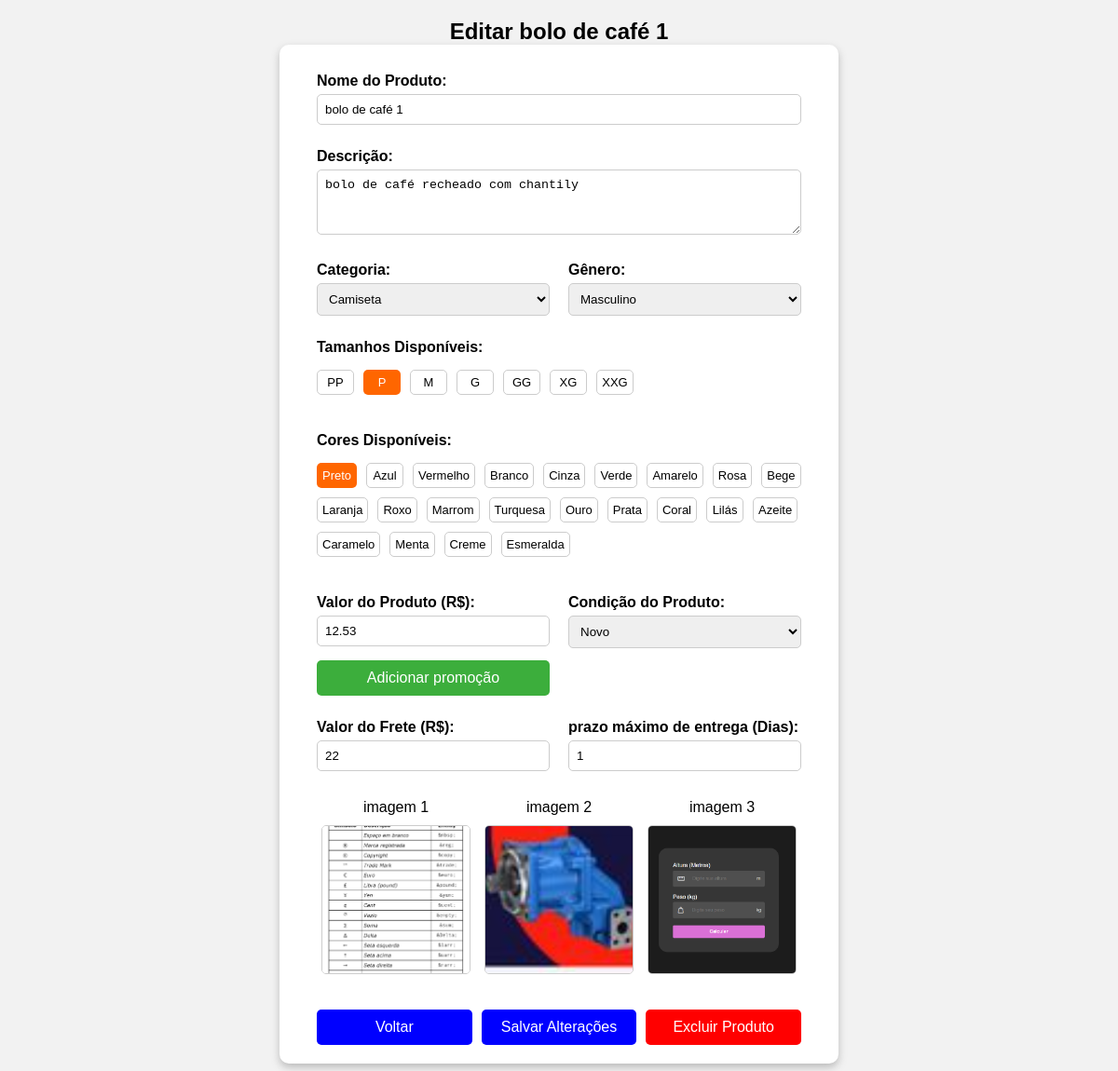
Screenshot of /marketplace/vendedor/produtos/editarForm.php?id_produto=18 (signed in) with the database file from the repository.
### tables this page shows
CREATE TABLE IF NOT EXISTS `produtos` (
  `id` int NOT NULL AUTO_INCREMENT,
  `id_vendedor` int NOT NULL,
  `produto_nome` varchar(180) NOT NULL,
  `categoria` varchar(20) NOT NULL,
  `genero` varchar(9) NOT NULL,
  `condicao` varchar(8) NOT NULL,
  `cores_disponiveis` varchar(1000) NOT NULL,
  `tamanhos_disponiveis` varchar(1000) NOT NULL,
  `descricao` varchar(300) NOT NULL,
  `preco` decimal(10,2) NOT NULL,
  `frete` double(10,2) NOT NULL,
  `quantidade_vendas` int NOT NULL,
  `data_inicio_promocao` date NOT NULL,
  `data_final_promocao` date NOT NULL,
  `valor_promocao` decimal(10,2) NOT NULL,
  `prazo_entrega` int NOT NULL,
  `foto_1` varchar(250) NOT NULL,
  `foto_2` varchar(250) NOT NULL,
  `foto_3` varchar(250) NOT NULL,
  PRIMARY KEY (`id`)
);

### marketplace/vendedor/produtos/editarForm.php (the view, shortened to what this page needs)
<?php
    include_once"../../conexao.php";
    $id = $_GET['id_produto'];
    $sql = $conexao->prepare("SELECT * FROM produtos WHERE id = ?");
    $sql->bind_param('i', $id);
    $sql -> execute();
    $resultado = $sql->get_result();
    $dados = $resultado->fetch_assoc();
    $finalPromo = date('d/m/Y', strtotime($dados['data_final_promocao']));
?>
<!DOCTYPE html>
<html lang="pt-BR">
<head>
    <link rel="stylesheet" href="style.css">
</head>
<body>
    <div class="container">
        <h2>Editar <?=$dados['produto_nome']?></h2>
        <form id="formularioEditado">
            <div class="infosContainer">
                <p>
                    <label for="nome">Nome do Produto:</label>
                    <input type="text" id="nome" name="nome" class="avisoErro" value="<?=$dados['produto_nome']?>">
                </p>
                <p>
                    <label for="descricao">Descrição:</label>
                    <textarea id="descricao" name="descricao" class="avisoErro"><?=$dados['descricao']?></textarea>
                </p>
                <div class="group">
                    <p>
                        <label for="categoria">Categoria:</label>
                        <select id="categoria" name="categoria">
                            <option value="camisetas" <?= $dados['categoria'] == 'camisetas' ? 'selected' : '' ?>>Camiseta</option>
                        </select>
                    </p>
                    <p>
                        <label for="genero">Gênero:</label>
                        <select id="genero" name="genero">
                            <option value="masculino" <?= $dados['genero'] == 'masculino' ? 'selected' : '' ?>>Masculino</option>
                        </select>
                    </p>
                </div>
                <p>
                    <label>Tamanhos Disponíveis:</label>
                    <div class="opcoes-container" id="tamanhos-container" class="avisoErro">
                    </div>
                </p>
                <p>
                    <label>Cores Disponíveis:</label>
                    <div class="opcoes-container" id="cores-container">
                        <div class="opcao" class="avisoErro"><input type="checkbox" name="cores" value="Preto">Preto</div>
                        <div class="opcao" class="avisoErro"><input type="checkbox" name="cores" value="Azul">Azul</div>
                        <div class="opcao" class="avisoErro"><input type="checkbox" name="cores" value="Vermelho">Vermelho</div>
                        <div class="opcao" class="avisoErro"><input type="checkbox" name="cores" value="Branco">Branco</div>
                        <div class="opcao" class="avisoErro"><input type="checkbox" name="cores" value="Cinza">Cinza</div>
                        <div class="opcao" class="avisoErro"><input type="checkbox" name="cores" value="Verde">Verde</div>
                        <div class="opcao" class="avisoErro"><input type="checkbox" name="cores" value="Amarelo">Amarelo</div>
                        <div class="opcao" class="avisoErro"><input type="checkbox" name="cores" value="Rosa">Rosa</div>
                        <div class="opcao" class="avisoErro"><input type="checkbox" name="cores" value="Bege">Bege</div>
                        <div class="opcao" class="avisoErro"><input type="checkbox" name="cores" value="Laranja">Laranja</div>
                        <div class="opcao" class="avisoErro"><input type="checkbox" name="cores" value="Roxo">Roxo</div>
                        <div class="opcao" class="avisoErro"><input type="checkbox" name="cores" value="Marrom">Marrom</div>
                        <div class="opcao" class="avisoErro"><input type="checkbox" name="cores" value="Turquesa">Turquesa</div>
                        <div class="opcao" class="avisoErro"><input type="checkbox" name="cores" value="Ouro">Ouro</div>
                        <div class="opcao" class="avisoErro"><input type="checkbox" name="cores" value="Prata">Prata</div>
                        <div class="opcao" class="avisoErro"><input type="checkbox" name="cores" value="Coral">Coral</div>
                        <div class="opcao" class="avisoErro"><input type="checkbox" name="cores" value="Lilás">Lilás</div>
                        <div class="opcao" class="avisoErro"><input type="checkbox" name="cores" value="Azeite">Azeite</div>
                        <div class="opcao" class="avisoErro"><input type="checkbox" name="cores" value="Caramelo">Caramelo</div>
                        <div class="opcao" class="avisoErro"><input type="checkbox" name="cores" value="Menta">Menta</div>
                        <div class="opcao" class="avisoErro"><input type="checkbox" name="cores" value="Creme">Creme</div>
                        <div class="opcao" class="avisoErro"><input type="checkbox" name="cores" value="Esmeralda">Esmeralda</div>
                    </div>
                </p>
                <div class="group">
                    <p>
                        <?php
                            if($dados['valor_promocao'] > 0){
                                echo '
                                    <label for="valor">Valor do Produto (R$):</label>
                                    <input type="number" id="valor" class="avisoErro" name="valor" value="'.$dados['preco'].'" step="0.01" min="0" readonly>
                                    <label for="promoInput">valor da promoção</label>
                                    <input type="number" id="promoInput" value="'.$dados['valor_promocao'].'" step="0.01" min="0" readonly>
                                    <span id="fimPromoSpan">Acaba em '.$finalPromo.'</span>
                                    <button type="button" id="editarPromo" onclick="window.location.href=\'./promocao/editarForm.php?id_produto='.$id.'\'" >Editar promoção</button>
                                ';
                            }else{
                                echo '
                                    <label for="valor">Valor do Produto (R$):</label>
                                    <input type="number" id="valor" class="avisoErro" name="valor" value="'.$dados['preco'].'" step="0.01" min="0">
                                    <button type="button" id="promoBtn" onclick="window.location.href=\'promocao/index.php?id_produto='.$dados['id'].'\'">Adicionar promoção</button>
                                ';
                            }
                        ?>
                    </p>
                    <p>
                        <label for="condicao">Condição do Produto:</label>
                        <select id="condicao" name="condicao">
                            <option value="novo" <?=($dados['condicao'] == 'novo' ? 'selected' : '')?>>Novo</option>
                        </select>
                    </p>
                </div>
                <div class="group">
                    <p>
                        <label for="frete">Valor do Frete (R$):</label>
                        <input type="number" id="frete" class="avisoErro" name="frete" step="0.01" value="<?=$dados['frete']?>" min="0">
                    </p>
                    <p>
                        <label for="dataMaxima">prazo máximo de entrega (Dias):</label>
                        <input type="number" id="data" class="avisoErro" name="dataMaxima" value="<?=$dados['prazo_entrega']?>" min="0">
                    </p>
                </div>
            </div>
            <div class="image-preview">
                <div class="imageContainer">
                    <p>imagem 1</p>
                    <label for="imagem-principal"><img id="preview" class="imgAviso" src="<?=$dados['foto_1']?>" alt="Imagem Principal"></label>
                </div>
                <div class="imageContainer">
                    <p>imagem 2</p>
                    <label for="imagem-secundaria-1"><img id="preview1" class="imgAviso" src="<?=$dados['foto_2']?>" alt="Imagem Secundária 1"></label>
                </div>
                <div class="imageContainer">
                    <p>imagem 3</p>
                    <label for="imagem-secundaria-2"><img id="preview2" class="imgAviso" src="<?=$dados['foto_3']?>" alt="Imagem Secundária 2"></label>
                </div>
            </div>
            <div class="groupButton">
                <button type="button" onclick="window.location.href='../index.php?nome=<?=$_SESSION['url']?>'">Voltar</button>
                <button type="submit">Salvar Alterações</button>
                <button type="button" id="excluirBtn">Excluir Produto</button>
            </div>
        </form>
    </div>
</body>
</html>

### marketplace/vendedor/produtos/style.css (style rules this page uses)
* { padding: 0; margin: 0; box-sizing: border-box; }
body { font-family: Arial, sans-serif; background-color: #f2f2f2; display: flex; justify-content: center; align-items: center; margin: 0; max-width: 100vw; }
.container { display: flex; flex-direction: column; align-items: center; justify-content: center; padding: 20px 11%; width: 100%; }
form { padding: 20px 40px; display: flex; flex-direction: column; align-items: center; justify-content: center; background-color: #fff; border-radius: 10px; box-shadow: 0px 4px 8px rgba(104, 104, 104, 0.4); width: 600px; }
h2 { text-align: center; }
.infosContainer { width: 100%; display: flex; flex-direction: column; gap: 15px; }
label { font-weight: bold; display: block; margin-top: 10px; }
input, select, textarea { width: 100%; padding: 8px; margin-top: 5px; border: 1px solid #ccc; border-radius: 5px; }
textarea { max-width: 100%; min-width: 100%; min-height: 70px; max-height: 70px; }
.group { display: flex; flex-direction: row; justify-content: space-between; gap: 20px; }
.group > p { width: 50%; }
button { width: 50%; background-color: blue; color: white; padding: 10px; border: none; border-radius: 5px; margin-top: 15px; cursor: pointer; font-size: 16px; }
#excluirBtn { background-color: red; }
.groupButton { display: flex; gap: 10px; }
.groupButton { width: 100%; }
.opcoes-container { display: flex; gap: 10px; flex-wrap: wrap; }
.opcao { padding: 5px; border: 1px solid #ccc; border-radius: 5px; cursor: pointer; text-align: center; min-width: 40px; font-size: small; }
.opcao.selected { background-color: #ff6600; color: white; border-color: transparent; }
.image-preview { text-align: center; display: flex; justify-content: center; gap: 15px; width: 100%; padding: 20px 0px; margin-top: 10px; }
.image-preview label { cursor: pointer; font-size: small; }
.image-preview img { width: 160px; height: 160px; object-fit: cover; border-radius: 5px; border: 1px solid #ccc; }
#promoBtn { width: 100%; background-color: #3cae3c; }

### rows the page displays
produtos: produto_nome "bolo de café 1", nome "bolo de café 1", descricao "bolo de café recheado com chantily", categoria "Camiseta", genero "Masculino", valor "12.53", condicao "Novo", frete "22", dataMaxima "1", foto_1 (picture), foto_2 (picture), foto_3 (picture)
